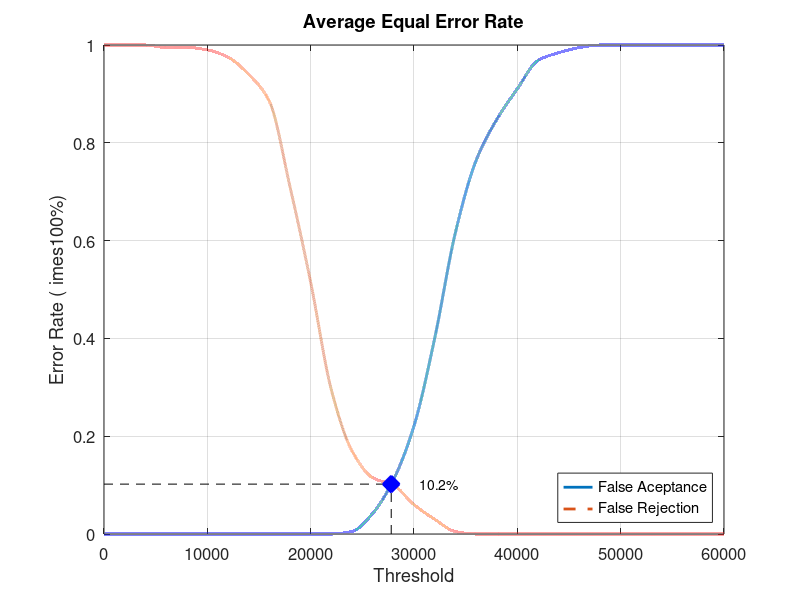
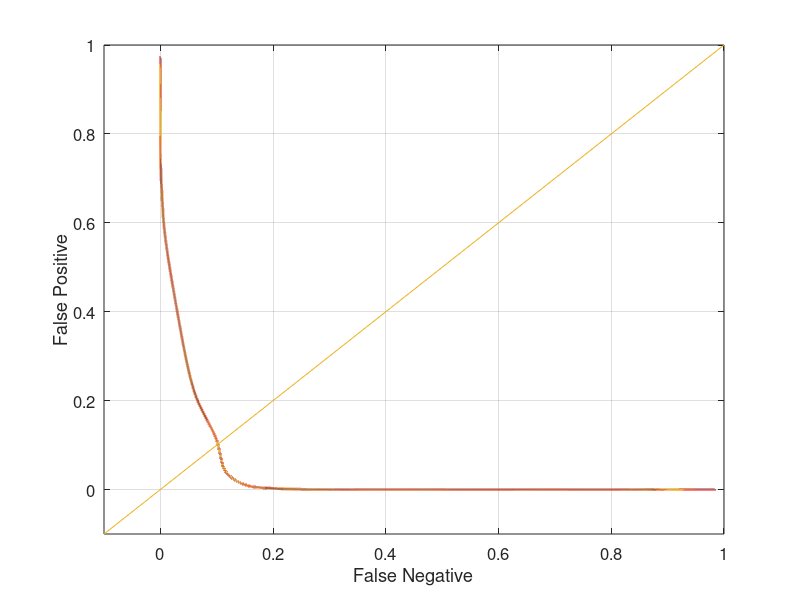

Reproduce these figures in MATLAB, in order.
close all;
clear;
clc;
x = 0:2000:60000;
xq = 0:0.5:60000;

y0 = [0 0 0 0 0 0 0 0 0 0 0 0 0.00526316 0.0421053 0.110526 0.221053 0.4 0.615789 0.763158 0.847368 0.910526 0.968421 0.984211 0.994737 1 1 1 1 1 1 1]
yy0 = interp1(x, y0, xq, 'pchip');
y1 = [1 1 1 0.995 0.995 0.99 0.975 0.94 0.885 0.71 0.515 0.295 0.17 0.115 0.1 0.06 0.03 0.005 0 0 0 0 0 0 0 0 0 0 0 0 0]
yy1 = interp1(x, y1, xq, 'pchip');

% Calculating EER: 
y2 = abs(y0 - y1);
find(y2 == min(y2))
yy2 = abs(yy0 - yy1);
xEER = find(yy2 == min(yy2));
xEERIndex = xq(xEER) % X-axis EER
yEER = yy0(xEER) % Y-axis EER

main = figure
plot(xq, yy0,'-','LineWidth', 2);	hold on
plot(xq, yy1,'--','LineWidth', 2);	hold on
plot([xEERIndex xEERIndex], [0 yEER], 'k--');	hold on
plot([0 xEERIndex], [yEER yEER], 'k--');	hold on
plot(xEERIndex, yEER, 'bx', 'LineWidth', 10);	hold on
text(xEERIndex + 10 * xEERIndex / 100, yEER, [num2str(round((10000 * yEER)) / 100) '%'])
legend('False Aceptance', 'False Rejection', 'Location', 'SouthEast')
xlabel('Threshold')
ylabel('Error Rate (	imes100%)')
title('Average Equal Error Rate')
set(gca, 'FontSize', 12)
axis([0 60000 0 1])
grid on

print(main, 'Database5_4Main', '-dpng');
FNRxFPR = figure('Color', [1 1 1]);
plot(yy1, yy0, '-', yy1, yy0, 'LineWidth', 2);
hold on
y = -0.1:0.1:1
plot(y, y); 
set(gca, 'FontSize', 12)
xlabel('False Negative')
ylabel('False Positive')
axis([-0.1 1 -0.1 1])
set(gca, 'FontSize', 12)
grid on

print(FNRxFPR, 'Database5_4FNRxFPR','-dpng');
